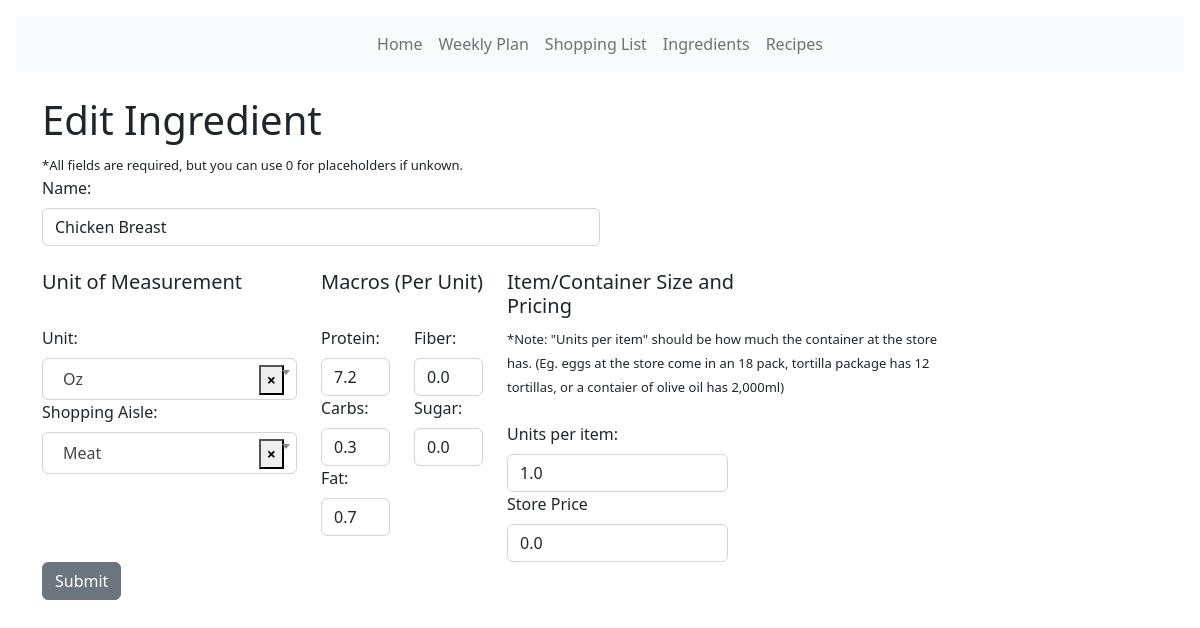
Page /ingredients/1 on the earlier database version.
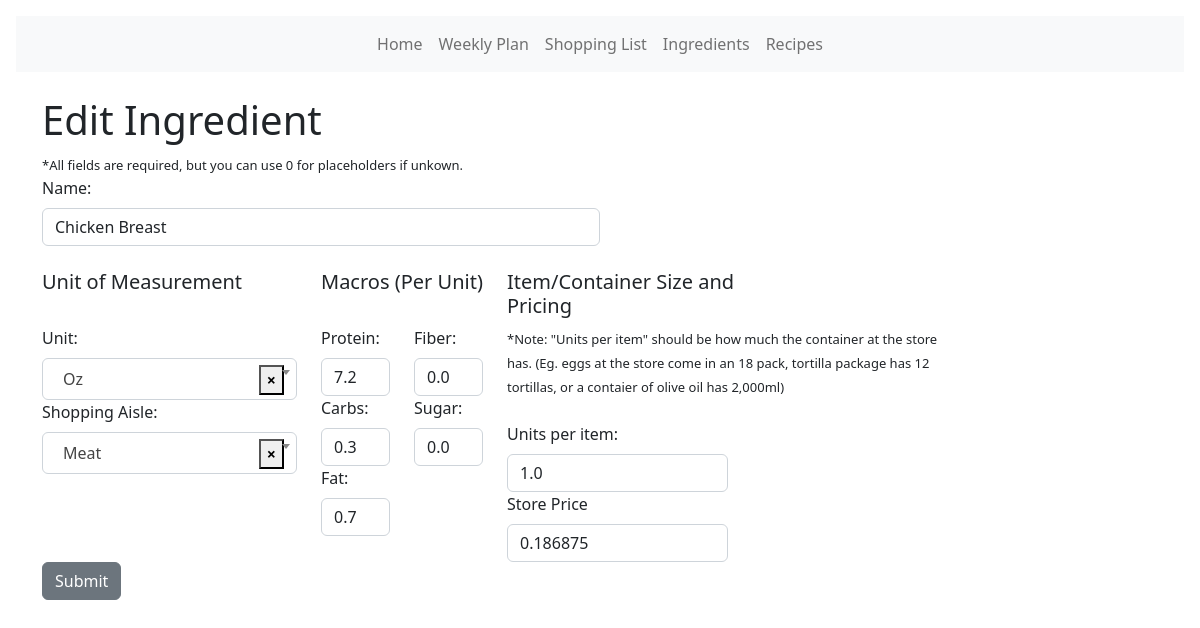
Same page on the later database version.
### models.py (models this page shows, shortened)
class Ingredient(db.Model):
    __tablename__ = "ingredient"
    id = db.Column(db.Integer, primary_key=True)
    name = db.Column(db.String(120), nullable=False)
    unit_id = db.Column(db.Integer, db.ForeignKey("unit.id"))
    icalories = db.Column(db.Float)
    protein = db.Column(db.Float)
    carbs = db.Column(db.Float)
    fat = db.Column(db.Float)
    fiber = db.Column(db.Float)
    sugar = db.Column(db.Float)
    item_unit_size = db.Column(db.Float)  # How many units of item at store
    item_price = db.Column(db.Float)  # Price for full item at store
    u_price = db.Column(db.Float)
    aisle_id = db.Column(db.Integer, db.ForeignKey("aisle.id"))
    ingredients = db.relationship("RecipeIngredient", backref="ingredient")

### main.py (the view, shortened to what this page needs)
@app.route("/ingredients/<int:id>", methods=["GET", "POST"])
def ingredient_edit(id):
    editing_item = Ingredient.query.get(id)
    form = CreateIngredient()
    x = db.session.query(Unit.label).order_by(Unit.id)
    x = [i[0] for i in x]
    form.unit.choices = [("")] + [(y) for y in x]
    a = db.session.query(Aisle.name).order_by(Aisle.id)
    a = [i[0] for i in a]
    form.aisle.choices = [("")] + [(b) for b in a]
    ingredient_to_update = Ingredient.query.get_or_404(id)
    return render_template(
        "ingredient_update.html",
        ingredient_to_update=ingredient_to_update,
        form=form,
        editing_item=editing_item,
    )

### forms.py
class CreateIngredient(FlaskForm):
    name = StringField("Name:", validators=[validators.InputRequired()])
    unit = SelectField(
        "Unit:",
        validators=[validators.InputRequired()],
        validate_choice=False,
    )
    protein = DecimalField("Protein:", validators=[validators.InputRequired()])
    carbs = DecimalField("Carbs:", validators=[validators.InputRequired()])
    fat = DecimalField("Fat:", validators=[validators.InputRequired()])
    fiber = DecimalField("Fiber:", validators=[validators.InputRequired()])
    sugar = DecimalField("Sugar:", validators=[validators.InputRequired()])
    item_unit_size = DecimalField(
        "Units per item:", validators=[validators.InputRequired()]
    )
    item_price = DecimalField("Store Price", validators=[validators.InputRequired()])
    aisle = SelectField(
        "Shopping Aisle:",
        validators=[validators.InputRequired()],
        validate_choice=False,
    )
    submit = SubmitField("Submit")

### templates/ingredient_update.html (shortened to what this page needs)
<!DOCTYPE html>
<html lang="en">
  <head>
    <link
      href="{{ url_for('static', filename='css/select2.css') }}"
      rel="stylesheet"
    />
    {% extends 'base.html' %} {% block content %}
  </head>
  <body>
    <br />
    <h1>Edit Ingredient</h1>
    <font size="-1">*All fields are required, but you can use 0 for placeholders if unkown.</font>
    <form method="POST">
      <div class="row">
        <div class="col">
          {{ form.hidden_tag() }} {{ form.name.label(class="form-label") }}{{
          form.name(class="form-control w-50", value=editing_item.name) }}
          <br>
        </div>
        <div class="row">
          <div class="col-3"><h5>Unit of Measurement</h5>
          </div>
          <div class="col-2"><h5>Macros (Per Unit)</h5>
          </div>
          <div class="col-3"><h5>Item/Container Size and Pricing</h5>
          </div>
        </div>
        <div class="row">
          <div class="col-3">
            {{ form.unit.label(class="form-label") }}
            <br>
            {{ form.aisle.label(class="form-label") }}
            <br>
          </div>
          <div class="col-1">
            {{ form.protein.label(class="form-label") }}
            {{ form.protein(class="form-control w-100", value=editing_item.protein) }}
            {{ form.carbs.label(class="form-label") }}
            {{ form.carbs(class="form-control w-100", value=editing_item.carbs) }}
            {{ form.fat.label(class="form-label") }}
            {{ form.fat(class="form-control w-100", value=editing_item.fat) }}
          </div>
          <div class="col-1">
            {{ form.fiber.label(class="form-label") }}
            {{ form.fiber(class="form-control w-100", value=editing_item.fiber) }}
            {{ form.sugar.label(class="form-label") }}
            {{ form.sugar(class="form-control w-100", value=editing_item.sugar) }}
          </div>
          <div class="col-5">
            <font size="-1">*Note: "Units per item" should be how much the container at the store has. (Eg. eggs at the store come in an 18 pack, tortilla package has 12 tortillas, or a contaier of olive oil has 2,000ml)</font>
            <br>
            <br>
            {{ form.item_unit_size.label(class="form-label") }}
            {{ form.item_unit_size(class="form-control w-50", value=editing_item.item_unit_size) }}
            {{ form.item_price.label(class="form-label") }}
            {{ form.item_price(class="form-control w-50", value=editing_item.item_price) }}
          </div>
        </div>
        <div class="row">
          <div class="col">
            {{ form.submit(class="btn btn-secondary") }}
          </div>
        </div>
    </form>
  </body>
  {% endblock %}

### templates/base.html (shortened to what this page needs)
<!DOCTYPE html>
<html lang="en">
  <head>
    <link
      href="https://cdn.jsdelivr.net/npm/bootstrap@5.0.2/dist/css/bootstrap.min.css"
      rel="stylesheet"
    />
    <link
      href="{{ url_for('static', filename='css/style.css') }}"
      rel="stylesheet"
    />
  </head>
  <body>
    {% include 'navbar.html' %}
    <div class="container">{% block content %} {% endblock %}</div>
  </body>
</html>

### templates/navbar.html (shortened to what this page needs)
<!DOCTYPE html>
<html lang="en">
  <head>
    <link
      href="https://cdn.jsdelivr.net/npm/bootstrap@5.2.0/dist/css/bootstrap.min.css"
      rel="stylesheet"
    />
    <link
      href="https://getbootstrap.com/docs/5.2/assets/css/docs.css"
      rel="stylesheet"
    />
  </head>
  <body class="p-3 m-0 border-0 bd-example">
    <nav class="navbar navbar-expand-lg bg-light">
      <div class="container-fluid">
        <div class="collapse navbar-collapse" id="navbarTogglerDemo01">
          <ul class="navbar-nav mx-auto mb-2 mb-lg-0">
            <li class="nav-item">
              <a class="nav-link" href="{{ url_for('index') }}">Home</a>
            </li>
            <li class="nav-item">
              <a class="nav-link" href="{{ url_for('weekly_plan') }}">Weekly Plan</a>
            </li>
            <li class="nav-item">
              <a class="nav-link" href="{{ url_for('list') }}">Shopping List</a>
            <li class="nav-item">
              <a class="nav-link" href="{{ url_for('ingredient_page') }}">Ingredients</a>
            </li>
            <li class="nav-item">
              <a class="nav-link" href="{{ url_for('recipe_list') }}">Recipes</a>
            </li>
            </li>
          </ul>
        </div>
      </div>
    </nav>
  </body>
</html>

Differences in the rows shown:
changed Ingredient "Chicken Breast": item_price "0.0" → "0.186875"
